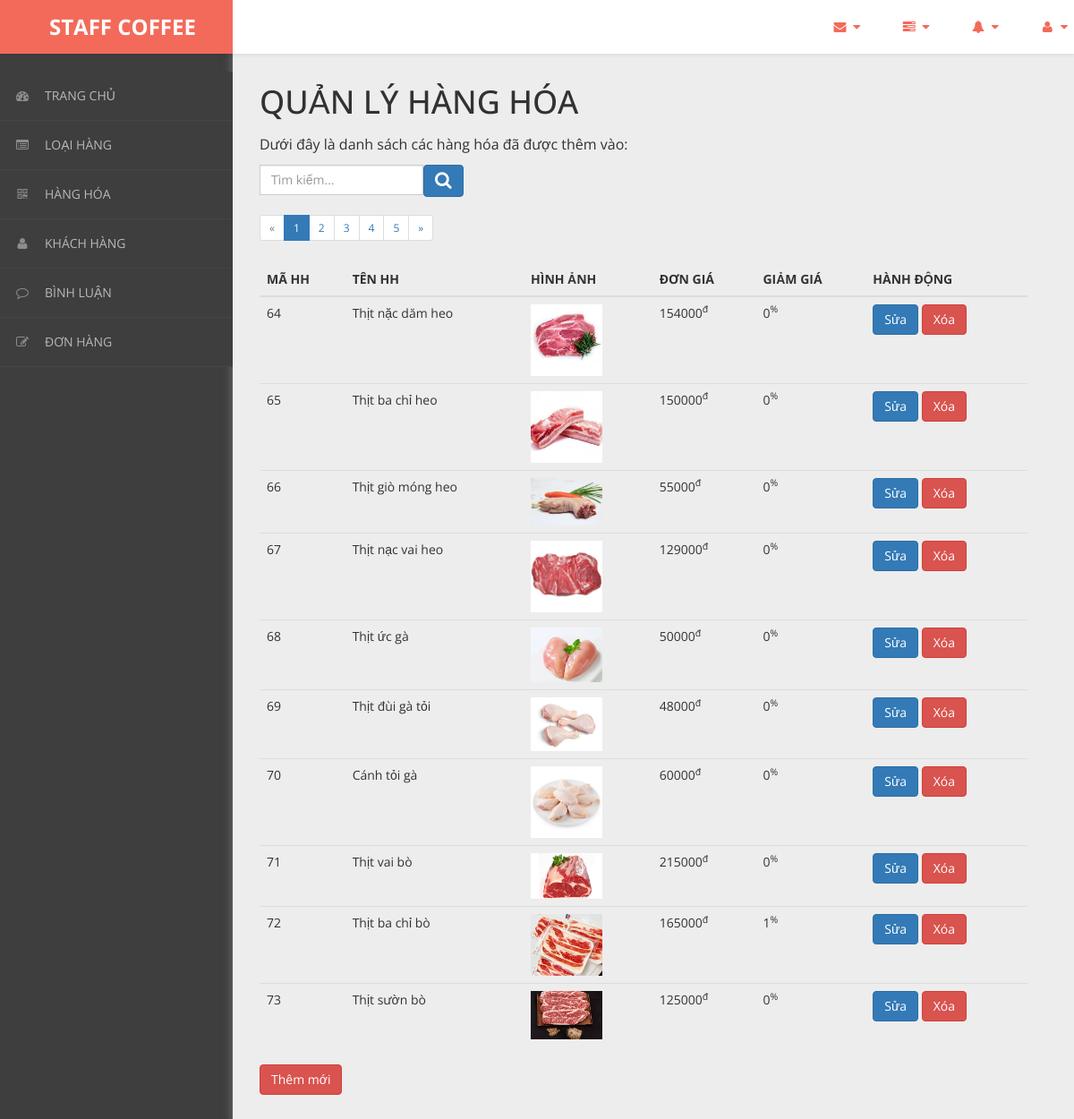
/admin/content/hang-hoa/hang-hoa-list.php, run on the app's committed database.
### tables this page shows
CREATE TABLE `hang_hoa` (
  `ma_hh` int(11) NOT NULL,
  `ten_hh` varchar(50) NOT NULL,
  `hinh` varchar(50) NOT NULL,
  `don_gia` int(11) NOT NULL,
  `giam_gia` int(11) NOT NULL,
  `mo_ta` varchar(500) NOT NULL,
  `ma_loai` int(11) NOT NULL
);

### admin/content/hang-hoa/ajax_pagination.php (the view, shortened to what this page needs)
<?php
require_once 'paginator.class.php';
$conn       = pdo_get_connection();
$limit      = ( isset( $_GET['limit'] ) ) ? $_GET['limit'] : 10;
$page       = ( isset( $_GET['page'] ) ) ? $_GET['page'] : 1;
$links      = ( isset( $_GET['links'] ) ) ? $_GET['links'] : 7;
$query      = "SELECT * FROM hang_hoa";
$Paginator  = new Paginator( $conn, $query );
$results    = $Paginator->getData( $limit, $page );
?>
    <thead>
        <tr>
            <th>MÃ HH</th>
            <th>TÊN HH</th>
            <th>HÌNH ẢNH</th>
            <th>ĐƠN GIÁ</th>
            <th>GIẢM GIÁ</th>
            <th>HÀNH ĐỘNG</th>
        </tr>
    </thead>
    <tbody>
        <?php for( $i = 0; $i < count( $results->data ); $i++ ) : ?>
            <tr>
                    <td><?=$results->data[$i]['ma_hh']?></td>
                    <td><?=$results->data[$i]['ten_hh']?></td>
                    <td><img src="/bigshoes/css/admin/images/products/<?=$results->data[$i]['hinh']?>" alt="" style="width:80px;"></td>
                    <td><?=$results->data[$i]['don_gia']?><sup>đ</sup></td>
                    <td><?=$results->data[$i]['giam_gia']?><sup>%</sup></td>
                    <td>
                        <a href="hang-hoa-update.php?ma_hh=<?=$results->data[$i]['ma_hh']?>"><button class="btn btn-primary">Sửa</button></a>
                        <a onclick = "return confirm('Bạn có chắc chắn muốn xóa ?')" href="hang-hoa-delete.php?ma_hh=<?=$results->data[$i]['ma_hh']?>"><button class="btn btn-danger">Xóa</button></a>
                    </td>
            </tr>
        <?php endfor; ?>
    </tbody>
<?php echo $Paginator->createLinks( $links, 'pagination pagination-sm' ); ?>

### css/admin/css/custom-styles.css (style rules this page uses)
body { font-family: 'Open Sans', sans-serif; background: #3E3E3E; }

### data on the page
hang_hoa: ma_hh "64", ten_hh "Thịt nặc dăm heo", hinh (picture), don_gia "154000", giam_gia "0"
hang_hoa: ma_hh "65", ten_hh "Thịt ba chỉ heo", hinh (picture), don_gia "150000", giam_gia "0"
hang_hoa: ma_hh "66", ten_hh "Thịt giò móng heo", hinh (picture), don_gia "55000", giam_gia "0"
hang_hoa: ma_hh "67", ten_hh "Thịt nạc vai heo", hinh (picture), don_gia "129000", giam_gia "0"
hang_hoa: ma_hh "68", ten_hh "Thịt ức gà", hinh (picture), don_gia "50000", giam_gia "0"
hang_hoa: ma_hh "69", ten_hh "Thịt đùi gà tỏi", hinh (picture), don_gia "48000", giam_gia "0"
hang_hoa: ma_hh "70", ten_hh "Cánh tỏi gà", hinh (picture), don_gia "60000", giam_gia "0"
hang_hoa: ma_hh "71", ten_hh "Thịt vai bò", hinh (picture), don_gia "215000", giam_gia "0"
hang_hoa: ma_hh "72", ten_hh "Thịt ba chỉ bò", hinh (picture), don_gia "165000", giam_gia "1"
hang_hoa: ma_hh "73", ten_hh "Thịt sườn bò", hinh (picture), don_gia "125000", giam_gia "0"
